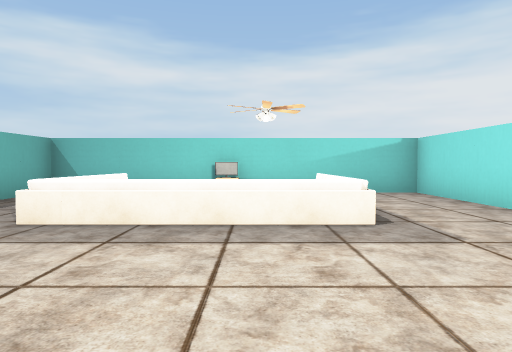
[1] (above)

24 first-person views from a walk through a Unity game level. The camera is 1.3 m above the floor, tilts 2° down and sees 75° across. The floor is counted in squares, 2 m on a side. Each view is taken from the middle of a square. On the plan, view 1 faces up. The plan holds only what a view shows up to about 10 squares ahead; the rest is blank. The player is left out. Some animated figures are left out. Some surface patterns are stand-ins.

[2]
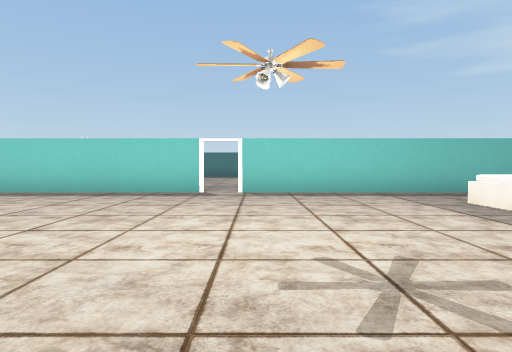

[3]
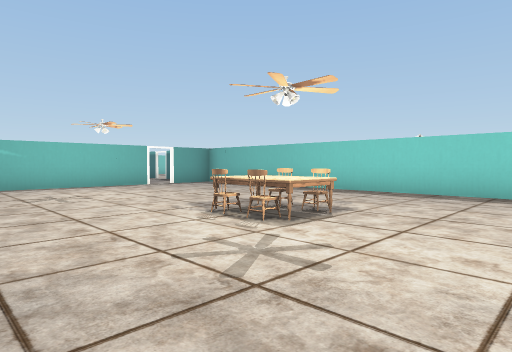

[4]
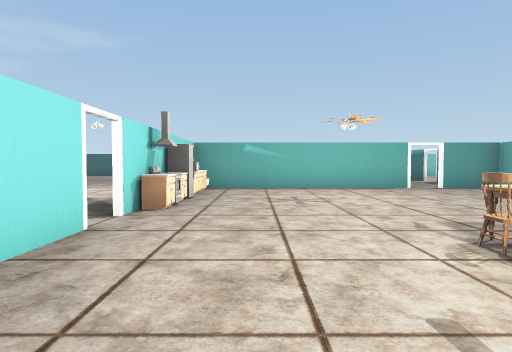

[5]
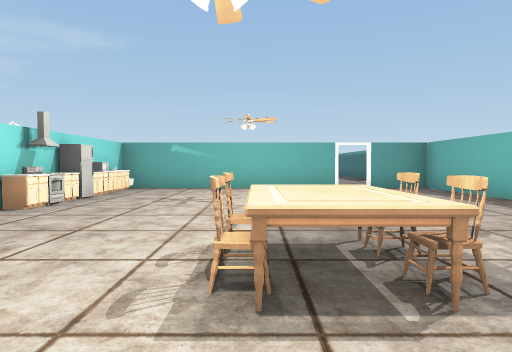

[6]
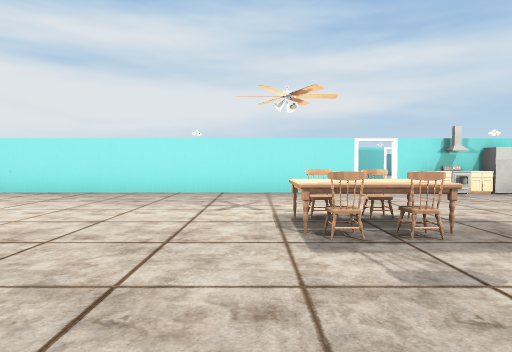

[7]
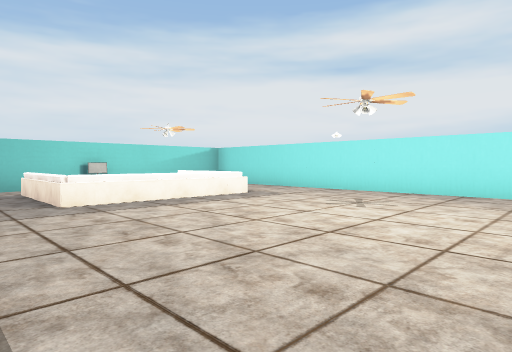

[8]
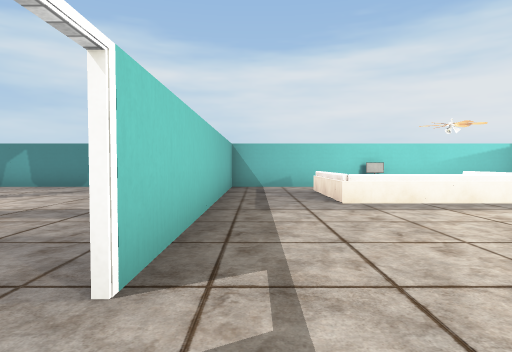

[9]
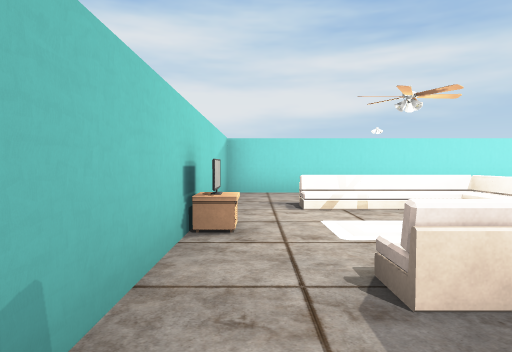

[10]
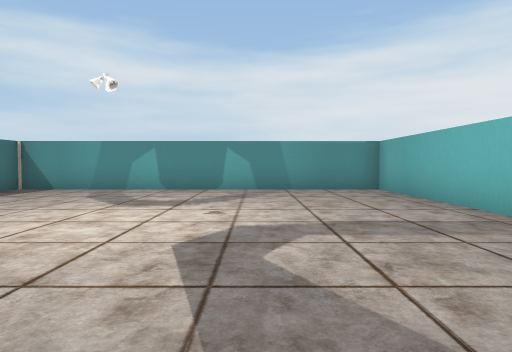

[11]
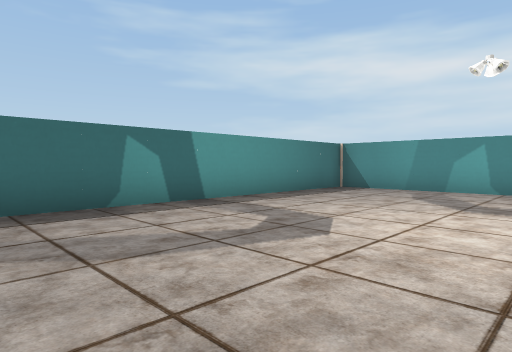

[12]
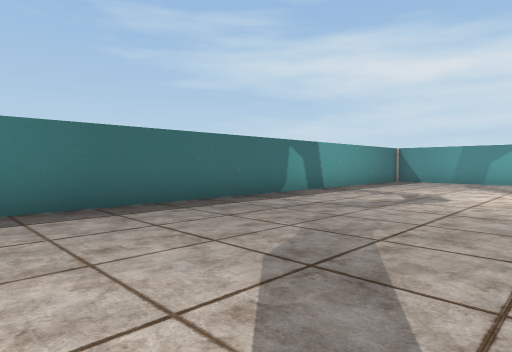

[13]
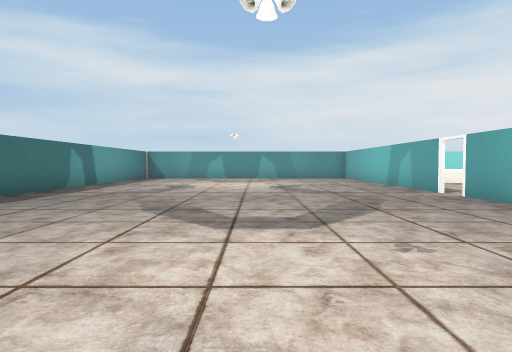

[14]
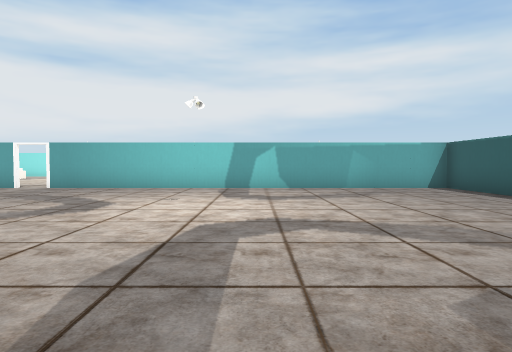

[15]
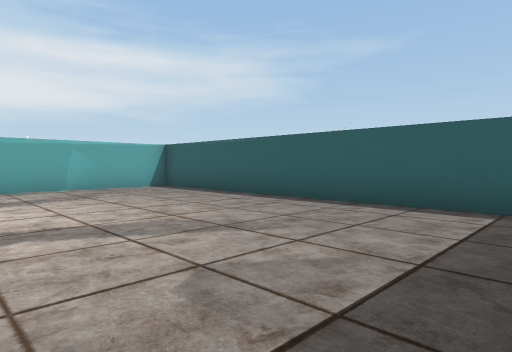

[16]
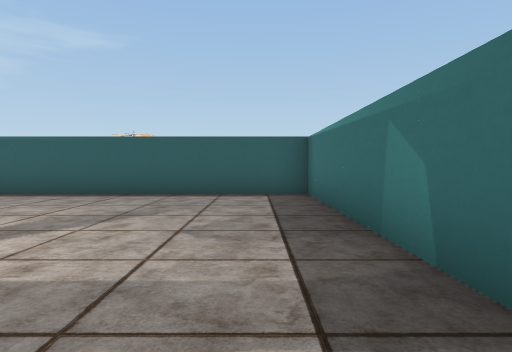

[17]
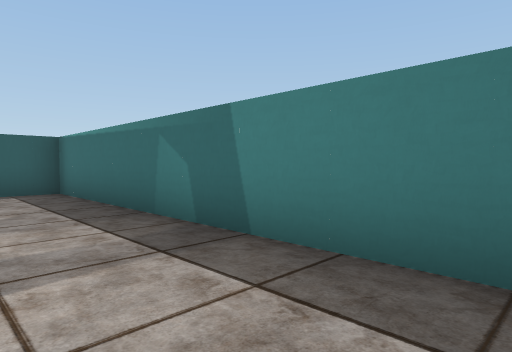

[18]
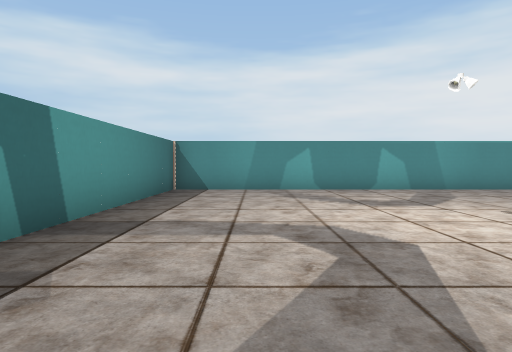

[19]
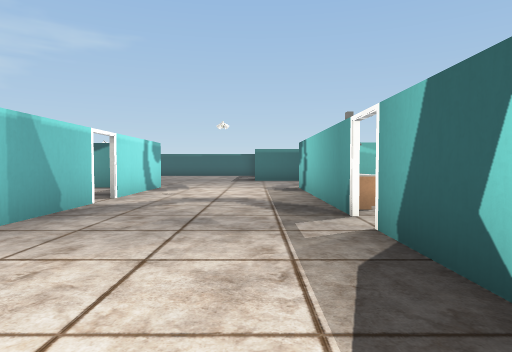

[20]
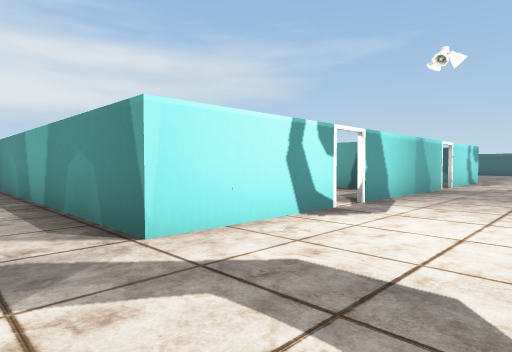

[21]
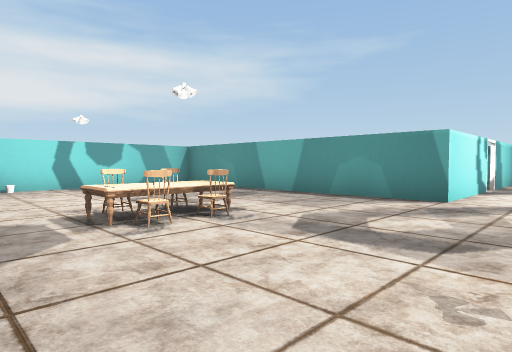

[22]
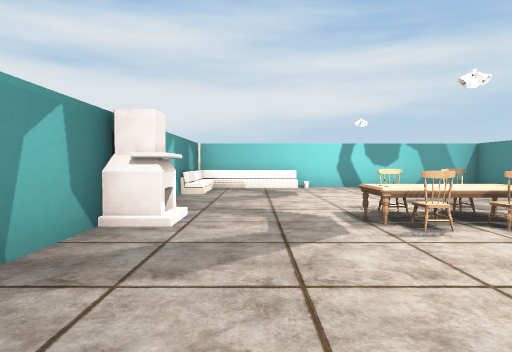

[23]
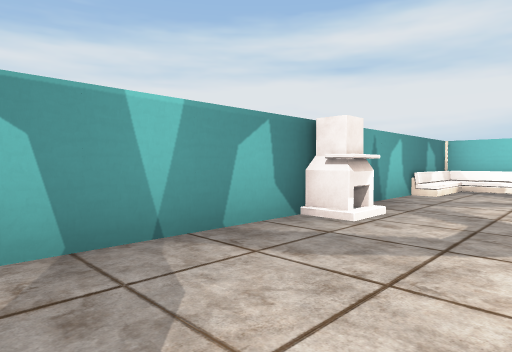

[24]
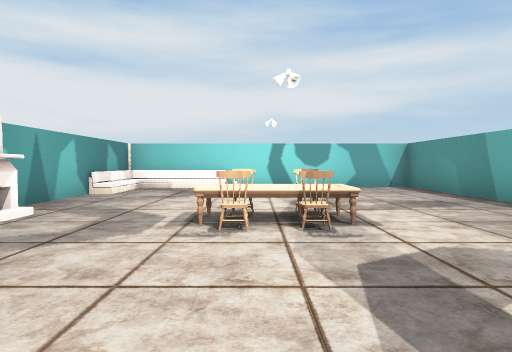

### Floor plan
Ten units are one square. View 1 is at (0, 0); x grows to the right and y downward. Boxes are objects, and circles mark ways between rooms. Rooms are numbered by the first view taken in them; rooms with no view inside come last. Other rooms are left out.
<svg viewBox="-146 -90 316 220">
<path fill="none" stroke="#000" d="M-47 11 -47 122M37 64 37 -77 -50 -77M-24 122 37 122 37 71M-47 -78 -47 5M-50 122 -30 122M-9 -71 -9 -76M33 116 33 111M-48 5 -48 -76M-50 -77 -141 -77 -141 122 -50 122M-48 124 -48 11M77 86 77 41M38 71 38 124M77 125 77 94M77 35 77 3 156 3 156 -77 62 -77M38 45 38 64"/>
<rect x="-35" y="-45" width="10" height="10" fill="#bbb"><title>sofa</title></rect>
<rect x="-35" y="-55" width="10" height="10" fill="#bbb"><title>sofa</title></rect>
<rect x="-35" y="-65" width="10" height="10" fill="#bbb"><title>sofa</title></rect>
<rect x="-25" y="-45" width="10" height="10" fill="#bbb"><title>sofa</title></rect>
<rect x="-15" y="45" width="10" height="10" fill="#bbb"><title>chair</title></rect>
<rect x="-15" y="-45" width="10" height="10" fill="#bbb"><title>sofa</title></rect>
<rect x="-15" y="-75" width="10" height="10" fill="#bbb"><title>TV</title></rect>
<rect x="-5" y="55" width="10" height="10" fill="#bbb"><title>chair</title></rect>
<rect x="-5" y="45" width="10" height="10" fill="#bbb"><title>chair</title></rect>
<rect x="-5" y="-45" width="10" height="10" fill="#bbb"><title>sofa</title></rect>
<rect x="5" y="-45" width="10" height="10" fill="#bbb"><title>sofa</title></rect>
<rect x="5" y="-65" width="10" height="10" fill="#bbb"><title>sofa</title></rect>
<rect x="15" y="105" width="10" height="10" fill="#bbb"><title>cabinet</title></rect>
<rect x="25" y="105" width="10" height="10" fill="#bbb"><title>other object</title></rect>
<rect x="25" y="95" width="10" height="10" fill="#bbb"><title>cabinet</title></rect>
<rect x="25" y="85" width="10" height="10" fill="#bbb"><title>fridge</title></rect>
<rect x="25" y="75" width="10" height="10" fill="#bbb"><title>oven</title></rect>
<rect x="25" y="65" width="10" height="10" fill="#bbb"><title>cabinet</title></rect>
<rect x="35" y="95" width="10" height="10" fill="#bbb"><title>cabinet</title></rect>
<rect x="85" y="-35" width="10" height="10" fill="#bbb"><title>chair</title></rect>
<rect x="85" y="-45" width="10" height="10" fill="#bbb"><title>chair</title></rect>
<rect x="95" y="-45" width="10" height="20" fill="#bbb"><title>table</title></rect>
<rect x="95" y="-75" width="10" height="10" fill="#bbb"><title>fireplace</title></rect>
<rect x="105" y="-35" width="10" height="10" fill="#bbb"><title>chair</title></rect>
<rect x="105" y="-45" width="10" height="10" fill="#bbb"><title>chair</title></rect>
<rect x="125" y="-85" width="10" height="10" fill="#bbb"><title>sofa</title></rect>
<rect x="155" y="-55" width="10" height="10" fill="#bbb"><title>sofa</title></rect>
<circle cx="-50" cy="10" r="3" fill="#2a7"/>
<circle cx="40" cy="70" r="3" fill="#2a7"/>
<text x="-10" y="20">1</text>
<text x="-100" y="20">2</text>
<text x="70" y="80">3</text>
</svg>
Room 1 opens to room 2. Room 1 opens to room 3.

Where each view was taken, in squares from view 1:
view 1: 0 up, 0 right, facing up
view 2: 0 up, 3 right, facing left
view 3: 2 down, 3 right, facing down-left
view 4: 3 down, 2 right, facing down
view 5: 3 down, 0 right, facing down
view 6: 4 down, 4 left, facing right
view 7: 2 down, 4 left, facing up-right
view 8: 2 down, 4 left, facing up
view 9: 7 up, 4 left, facing right
view 10: 1 down, 8 left, facing up
view 11: 1 down, 9 left, facing up-left
view 12: 5 down, 9 left, facing up-left
view 13: 8 down, 9 left, facing up
view 14: 7 down, 14 left, facing right
view 15: 7 down, 14 left, facing down-right
view 16: 5 down, 13 left, facing down
view 17: 4 down, 12 left, facing down-left
view 18: 1 down, 12 left, facing up
view 19: 3 down, 5 right, facing down
view 20: 1 up, 5 right, facing down-right
view 21: 6 up, 6 right, facing down-right
view 22: 6 up, 6 right, facing right
view 23: 5 up, 6 right, facing up-right
view 24: 4 up, 6 right, facing right
